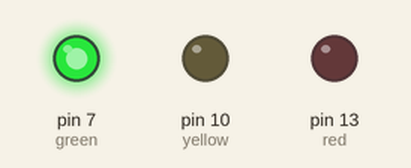
The sketch below on a simulated Arduino Uno, built with avr-gcc and run on an emulated ATmega328P. Shown: output pins drawn as LEDs (lit = HIGH).

Above: at 2.5 s.
At 6.0 s:
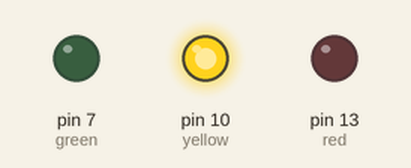
At 9.5 s:
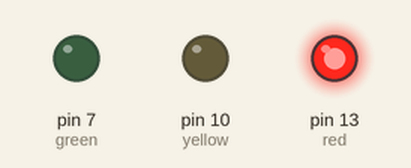
Timing chart, 0 to 15.6 s (numbered marks = the images above):
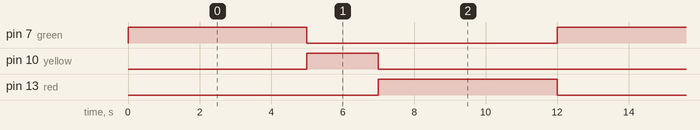

The sketch:

trafficLights.ino
```cpp
// Definition: Traffic lights simulation with Arduino.

int red = 13;
int yellow = 10;
int green = 7;

void setup() {
    // Initialize the pins as outputs
    pinMode(red, OUTPUT);
    pinMode(yellow, OUTPUT);
    pinMode(green, OUTPUT);
}

void loop() {
    // Red green on
    digitalWrite(red, LOW);
    digitalWrite(yellow, LOW);
    digitalWrite(green, HIGH);

    // Delay for 5 seconds
    delay(5000);

    // Yellow light on
    digitalWrite(yellow, HIGH);
    digitalWrite(green, LOW);

    // Delay for 2 seconds
    delay(2000);

    // Red light on
    digitalWrite(red, HIGH);
    digitalWrite(yellow, LOW);

    // Delay for 5 seconds
    delay(5000);
}
```

trafficLights.c
```cpp
#include <avr/io.h>
#include <util/delay.h>

#define RED_LED_PIN PB7
#define YELLOW_LED_PIN PB6
#define GREEN_LED_PIN PB5

int main(void) {
    // Set the LED pins as outputs
    DDRB |= (1 << RED_LED_PIN) | (1 << YELLOW_LED_PIN) | (1 << GREEN_LED_PIN);

    while (1) {
        // Turn off the red and yellow LEDs, turn on the green LED
        PORTB &= ~(1 << RED_LED_PIN);
        PORTB &= ~(1 << YELLOW_LED_PIN);
        PORTB |= (1 << GREEN_LED_PIN);

        // Wait for 5 seconds
        _delay_ms(5000);

        // Turn on the yellow LED, turn off the green LED
        PORTB |= (1 << YELLOW_LED_PIN);
        PORTB &= ~(1 << GREEN_LED_PIN);

        // Wait for 2 seconds
        _delay_ms(2000);

        // Turn on the red LED, turn off the yellow LED
        PORTB |= (1 << RED_LED_PIN);
        PORTB &= ~(1 << YELLOW_LED_PIN);

        // Wait for 5 seconds
        _delay_ms(5000);
    }

    return 0;
}
```

Measured:
- by itself, pin 7 (green), pin 13 (red): alternates HIGH for 5.0 s and LOW for 7.0 s
- by itself, pin 10 (yellow): alternates HIGH for 2.0 s and LOW for 10.0 s
- by itself, everything shown: repeats every 12.0 s, in 3 steps
